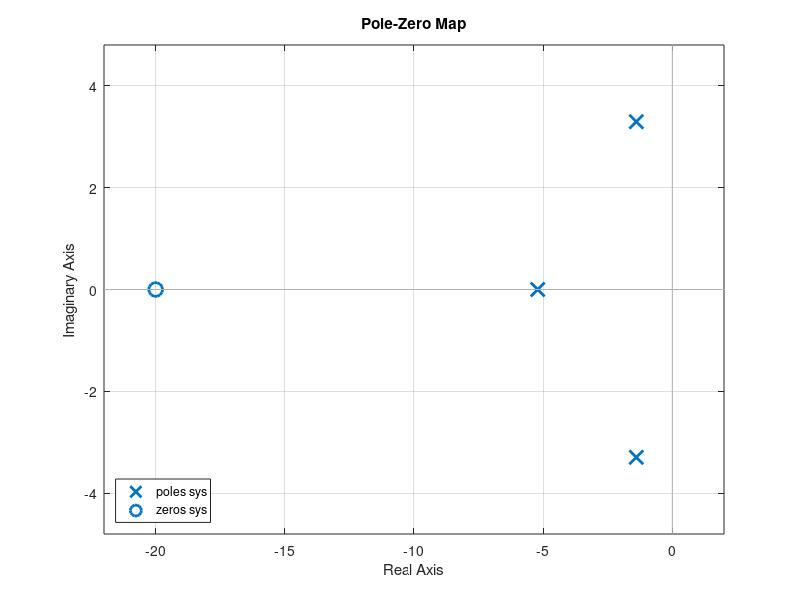

Write MATLAB code to recreate this figure.
if exist('OCTAVE_VERSION', 'builtin')
    pkg load control;
end

num = [10 200];
den = [3 24 82 200];
sys = tf(num, den);

pzmap(sys);
legend('location', 'southwest');

sys_poles = pole(sys)
sys_zeros = zero(sys)
